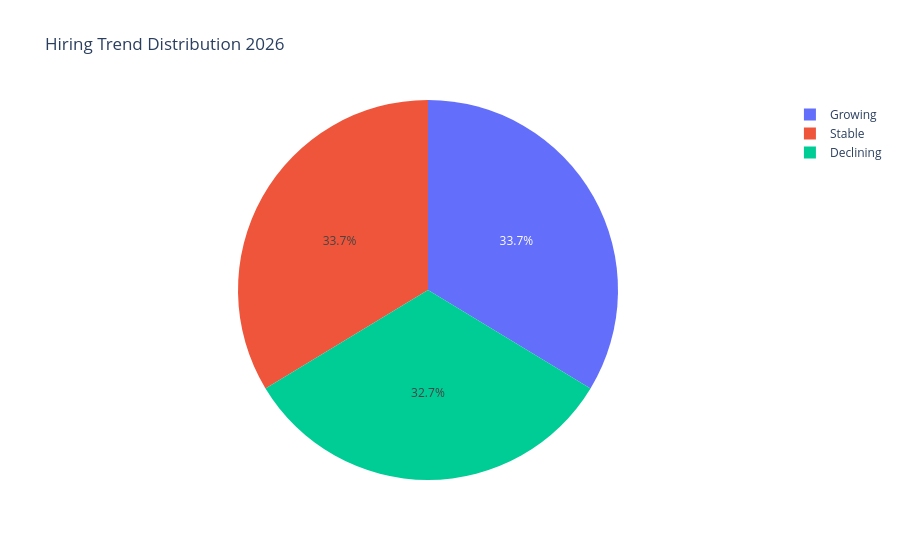

The notebook cell this image was saved under:
### Markdown cell above
#### Insight

##### Salary generally increases with years of experience. However, the rate of salary growth varies significantly across industries.

### Code cell
# Hiring Trend Distribution

hiring = df['Hiring_Trend_2026'].value_counts().reset_index()

hiring.columns = ['Trend','Count']

fig = px.pie(
    hiring,
    names='Trend',
    values='Count',
    title='Hiring Trend Distribution 2026'
)

fig.show()

### Figure 1 — Plotly figure (JSON) as saved in the notebook; plotly's stock layout.template omitted (floating-point values rounded to 4 significant figures)
{"data": [{"domain": {"x": [0, 1], "y": [0, 1]}, "hovertemplate": "Trend=%{label}<br>Count=%{value}<extra></extra>", "labels": ["Growing", "Stable", "Declining"], "legendgroup": "", "name": "", "showlegend": true, "type": "pie", "values": [1010, 1010, 980]}], "layout": {"legend": {"tracegroupgap": 0}, "title": {"text": "Hiring Trend Distribution 2026"}}}
